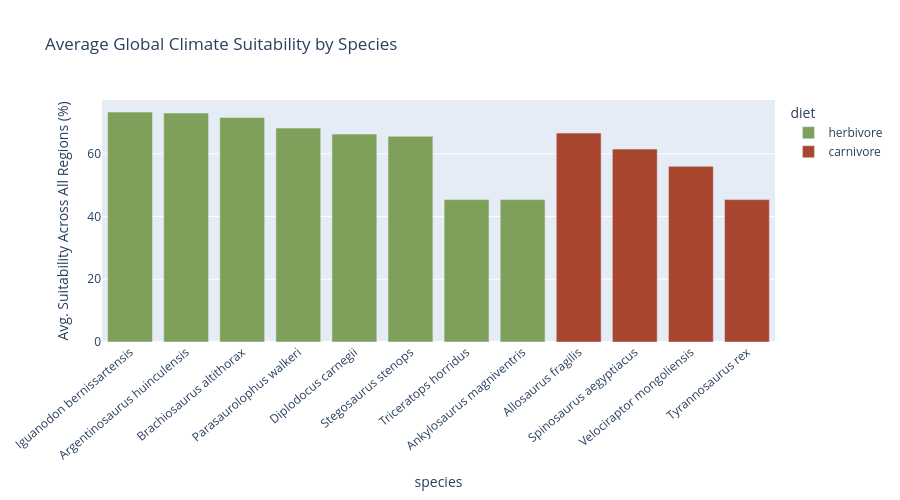

Write notebook code for a chart like this one.
### Code cell
fig2 = px.bar(
    df_summary, x="species", y="avg_global_suitability", color="diet",
    title="Average Global Climate Suitability by Species",
    labels={"avg_global_suitability": "Avg. Suitability Across All Regions (%)"},
    color_discrete_map={"herbivore": "#7fa05a", "carnivore": "#a8462f"}
)
fig2.update_layout(xaxis_tickangle=-40, height=500)
fig2.show()

### Figure 1 — Plotly figure (JSON) as saved in the notebook; plotly's stock layout.template omitted (floating-point values rounded to 4 significant figures)
{"data": [{"hovertemplate": "diet=herbivore<br>species=%{x}<br>Avg. Suitability Across All Regions (%)=%{y}<extra></extra>", "legendgroup": "herbivore", "marker": {"color": "#7fa05a", "pattern": {"shape": ""}}, "name": "herbivore", "orientation": "v", "showlegend": true, "textposition": "auto", "type": "bar", "x": ["Iguanodon bernissartensis", "Argentinosaurus huinculensis", "Brachiosaurus altithorax", "Parasaurolophus walkeri", "Diplodocus carnegii", "Stegosaurus stenops", "Triceratops horridus", "Ankylosaurus magniventris"], "xaxis": "x", "y": [73.3, 73.0, 71.6, 68.2, 66.3, 65.6, 45.4, 45.4], "yaxis": "y"}, {"hovertemplate": "diet=carnivore<br>species=%{x}<br>Avg. Suitability Across All Regions (%)=%{y}<extra></extra>", "legendgroup": "carnivore", "marker": {"color": "#a8462f", "pattern": {"shape": ""}}, "name": "carnivore", "orientation": "v", "showlegend": true, "textposition": "auto", "type": "bar", "x": ["Allosaurus fragilis", "Spinosaurus aegyptiacus", "Velociraptor mongoliensis", "Tyrannosaurus rex"], "xaxis": "x", "y": [66.6, 61.5, 56.0, 45.4], "yaxis": "y"}], "layout": {"barmode": "relative", "height": 500, "legend": {"title": {"text": "diet"}, "tracegroupgap": 0}, "title": {"text": "Average Global Climate Suitability by Species"}, "xaxis": {"anchor": "y", "domain": [0.0, 1.0], "tickangle": -40, "title": {"text": "species"}}, "yaxis": {"anchor": "x", "domain": [0.0, 1.0], "title": {"text": "Avg. Suitability Across All Regions (%)"}}}}
